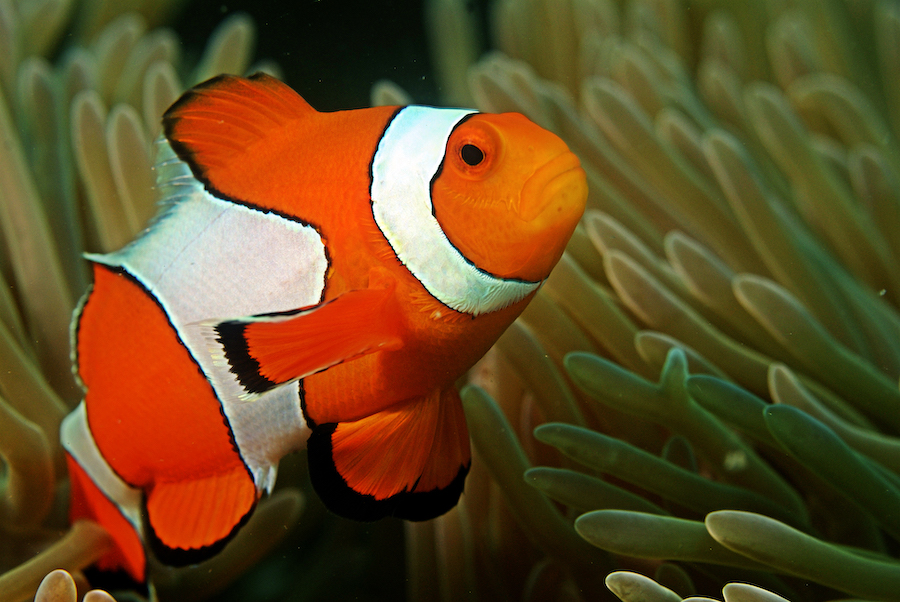
#> input picture Computer Vision/Classical Computer Vision/data/nemo_1.jpg, 900 x 602 px, given in place of sample_image.jpg, which was not available
$ jupyter execute Convolutions.ipynb   (text cells are left out)
#> lines starting #> are read from the running program, lines starting #| are printed output that depends on the picture; pictures that were not available may be replaced by others from this repository, and a replacement may not be noted
[cell 1]
from skimage.exposure import rescale_intensity
import numpy as np
import argparse
import cv2
import matplotlib.pyplot as plt

[cell 2]
def show_image(image):
    plt.imshow(image)
    plt.show()

[cell 3]
def convolve(image, kernel):
    # grab the spatial dimensions of the image, along with
    # the spatial dimensions of the kernel
    (iH, iW) = image.shape[:2]
    (kH, kW) = kernel.shape[:2]
    # allocate memory for the output image, taking care to
    # "pad" the borders of the input image so the spatial
    # size (i.e., width and height) are not reduced
    pad = (kW - 1) // 2
    image = cv2.copyMakeBorder(image, pad, pad, pad, pad,
        cv2.BORDER_REPLICATE)
    output = np.zeros((iH, iW), dtype="float32")
    # loop over the input image, "sliding" the kernel across
    # each (x, y)-coordinate from left-to-right and top to
    # bottom
    for y in np.arange(pad, iH + pad):
        for x in np.arange(pad, iW + pad):
            # extract the ROI of the image by extracting the
            # *center* region of the current (x, y)-coordinates
            # dimensions
            roi = image[y - pad:y + pad + 1, x - pad:x + pad + 1]
            # perform the actual convolution by taking the
            # element-wise multiplicate between the ROI and
            # the kernel, then summing the matrix
            k = (roi * kernel).sum()
            # store the convolved value in the output (x,y)-
            # coordinate of the output image
            output[y - pad, x - pad] = k
    # rescale the output image to be in the range [0, 255]
    output = rescale_intensity(output, in_range=(0, 255))
    output = (output * 255).astype("uint8")
    # return the output image
    return output

[cell 4]
# create filters
# construct average blurring kernels used to smooth an image
smallBlur = np.ones((7, 7), dtype="float") * (1.0 / (7 * 7))
largeBlur = np.ones((21, 21), dtype="float") * (1.0 / (21 * 21))
# construct a sharpening filter
sharpen = np.array((
    [0, -1, 0],
    [-1, 5, -1],
    [0, -1, 0]), dtype="int")

laplacian = np.array((
	[0, 1, 0],
	[1, -4, 1],
	[0, 1, 0]), dtype="int")
# construct the Sobel x-axis kernel
sobelX = np.array((
	[-1, 0, 1],
	[-2, 0, 2],
	[-1, 0, 1]), dtype="int")
# construct the Sobel y-axis kernel
sobelY = np.array((
	[-1, -2, -1],
	[0, 0, 0],
	[1, 2, 1]), dtype="int")

[cell 5]
selected_kernel = laplacian
image = cv2.cvtColor(cv2.imread('data/sample_image.jpg'), cv2.COLOR_BGR2GRAY)
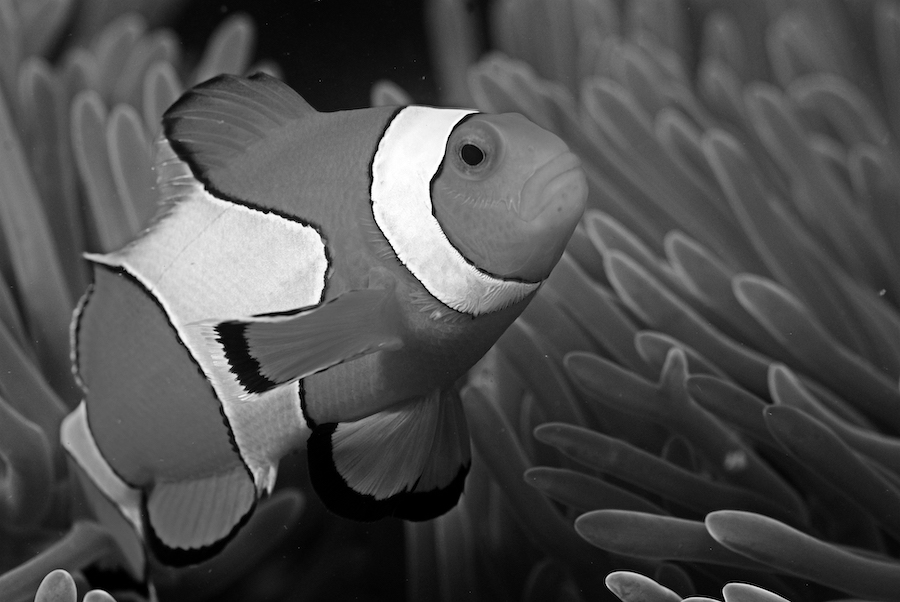
#> image: shape (602, 900); min 0, max 255, mean 78.3

[cell 6]
convoleOutput = convolve(image, selected_kernel)
#> after the loop in convolve, `for y in np.arange(pad, iH + pad):`:
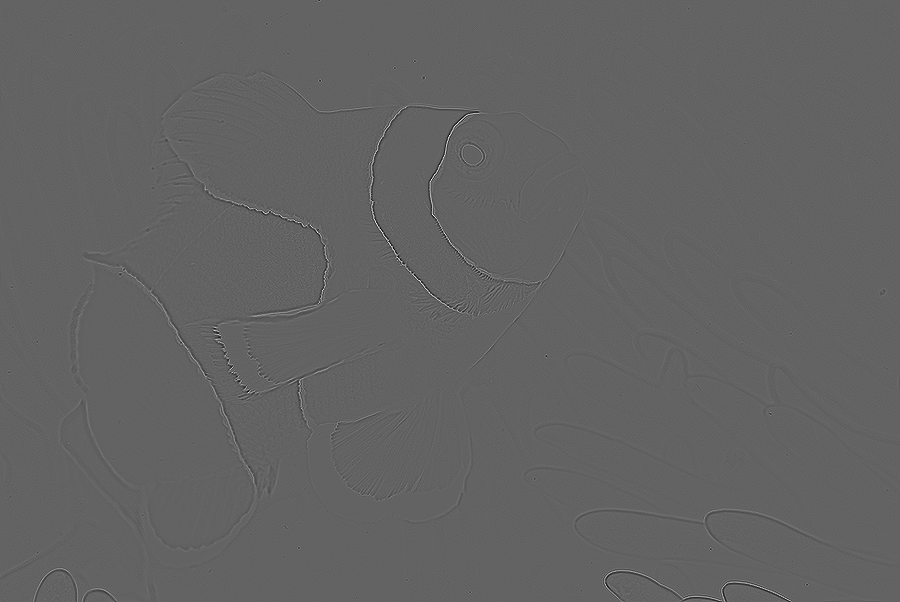
#> output: shape (602, 900) float32; min -289, max 453, mean 0; drawn with min black and max white
#> in convolve, `output = rescale_intensity(output, in_range=(0, 255))`:
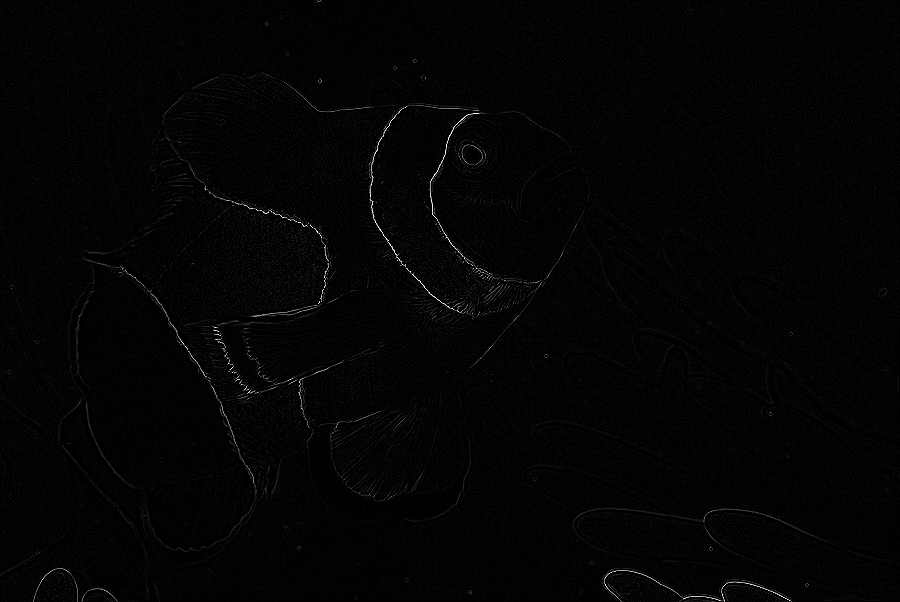
#> output: shape (602, 900) float32; min 0, max 1, mean 0.0143
show_image(convoleOutput)

[cell 7]
convoleOutput = cv2.filter2D(image, -1, selected_kernel)
show_image(convoleOutput)
